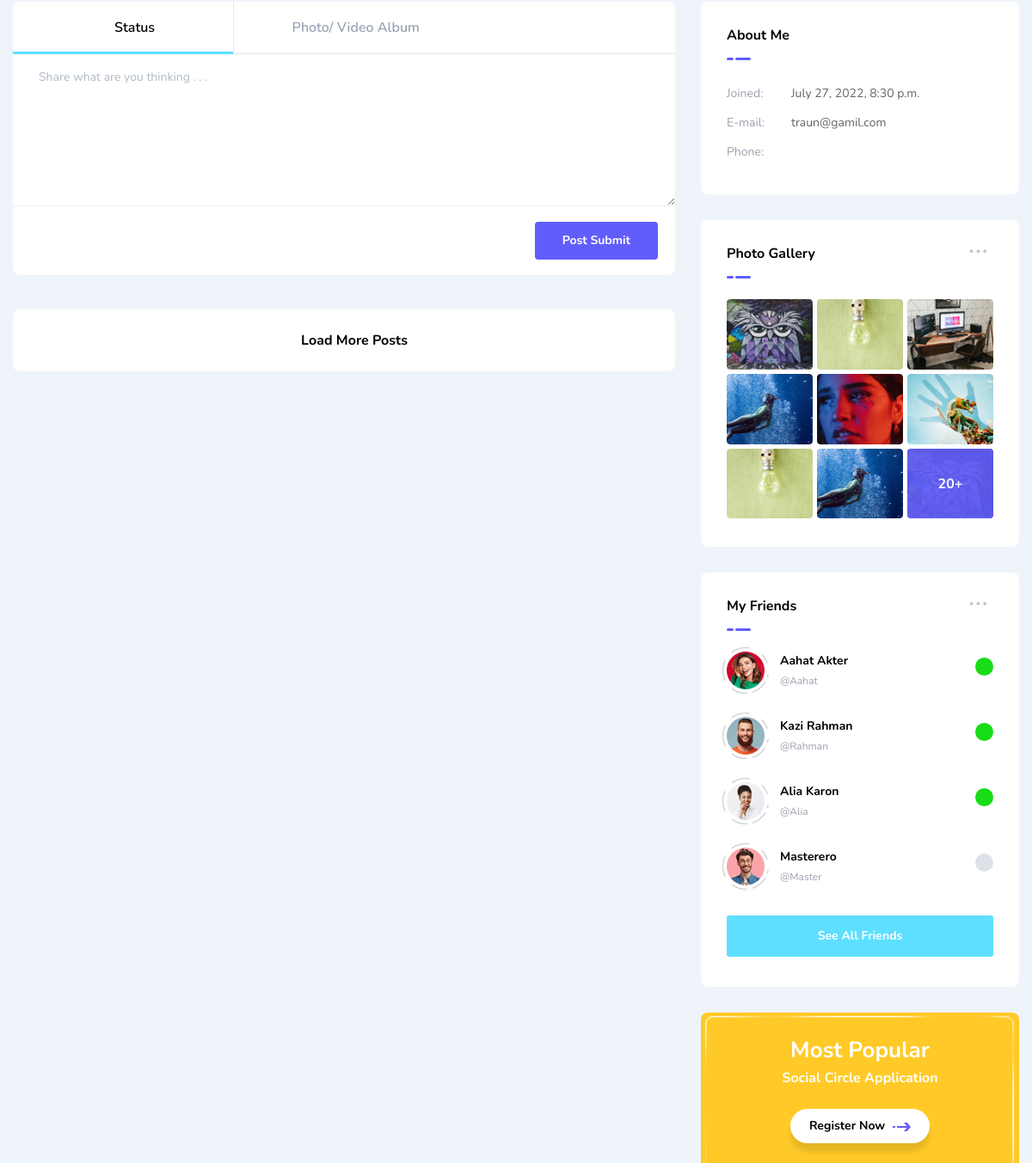
Before: /user-profile/ (signed in, middle part) with the older database file.
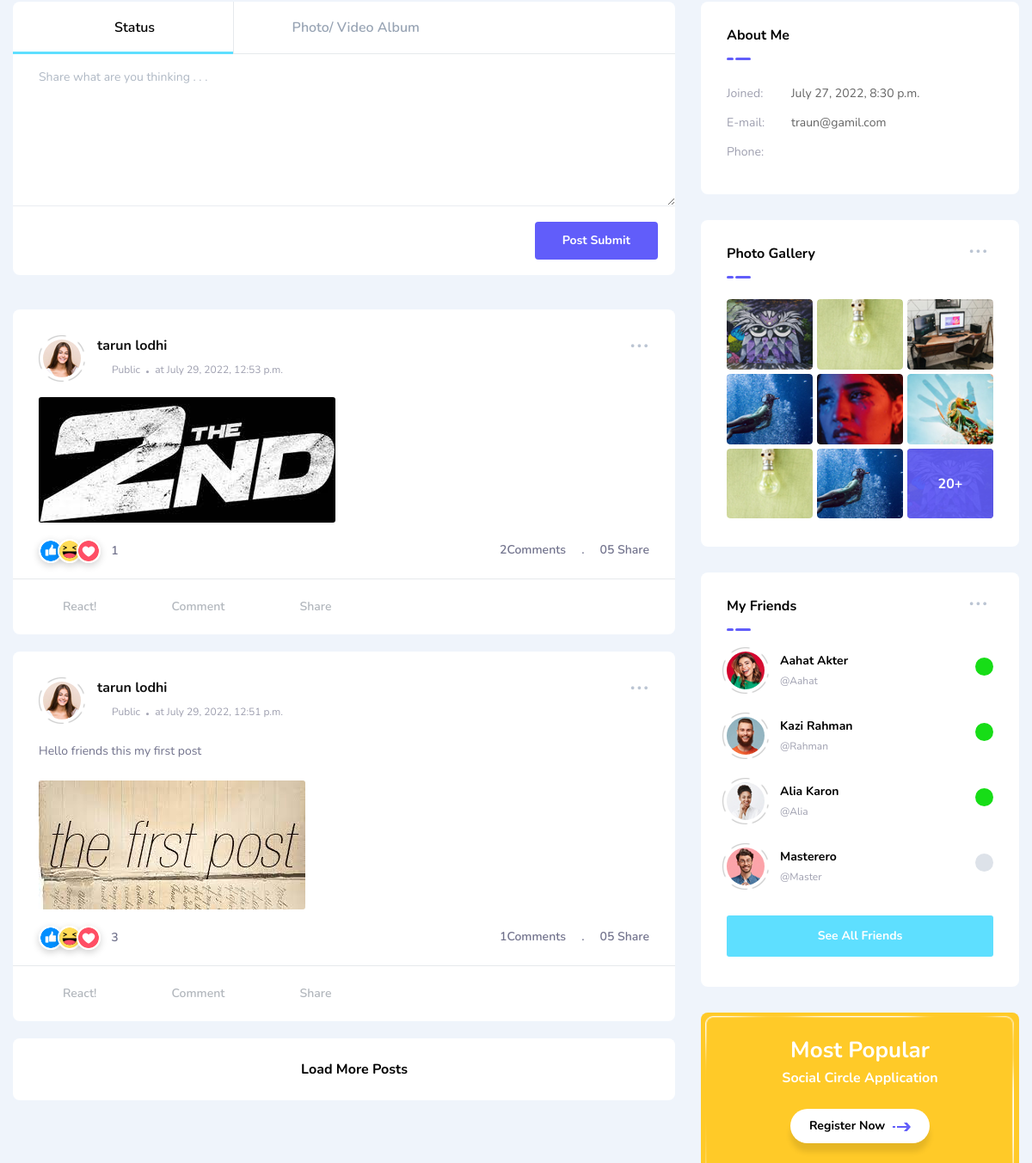
After: the same page with the newer database file.
### user_profile/models.py (models this page shows)
class UserPost(models.Model):
    user=models.ForeignKey(User,on_delete=models.CASCADE,related_name='userpost')
    post_text=models.TextField(blank=True,null=True)
    image=models.ImageField(upload_to='post',blank=True,null =True)
    created_at=models.DateTimeField(auto_now_add=True)
    update_at=models.DateTimeField(auto_now=True)
    @property
    def created_at_ist(self):
        return self.created_at+timedelta(hours=5.5)
    @property
    def reactions(self):
        return PostReaction.objects.filter(post=self).count()
    @property
    def comments(self):
        return PostComment.objects.filter(post=self).count()

### user_profile/views.py (the view)
# urls.py: path('', include('user_profile.urls')),
def user_profile(request):
    profile = UserProfile.objects.filter(user=request.user).first()
    if profile:
        profile = profile.__dict__
        if profile.get('image'):
            profile['image'] = settings.MEDIA_URL+profile['image']
    else:
        profile={}
    friends = list(Friends.objects.filter(follow=request.user).values_list('following',flat=True))
    friends.append(request.user.id)
    user_posts= UserPost.objects.filter(user__id__in=friends).order_by('-created_at')
    return render(request,'user-timeline.html',context={"profile":profile,'posts':user_posts})

### templates/user-timeline.html (shortened to what this page needs)
{% load static %}
<!DOCTYPE html>
<html class="no-js" lang="">
<head>
    <link rel="stylesheet" href="{% static 'dependencies/bootstrap/css/bootstrap.min.css' %}">
    <link rel="stylesheet" href="{% static 'dependencies/icofont/icofont.min.css' %}">
    <link rel="stylesheet" href="{% static 'dependencies/slick-carousel/css/slick.css' %}">
    <link rel="stylesheet" href="{% static 'dependencies/slick-carousel/css/slick-theme.css' %}">
    <link rel="stylesheet" href="{% static 'dependencies/magnific-popup/css/magnific-popup.css' %}">
    <link rel="stylesheet" href="{% static 'dependencies/sal.js/sal.css' %}">
    <link rel="stylesheet" href="{% static 'dependencies/mcustomscrollbar/jquery.mCustomScrollbar.min.css' %}">
    <link rel="stylesheet" href="{% static 'dependencies/select2/css/select2.min.css' %}">
    <link rel="stylesheet" href="{% static 'assets/css/app.css' %}">
</head>
<body class="bg-link-water">
    <div id="wrapper" class="wrapper">
        <div class="page-content">
            <div class="container">
                <div class="row">
                    <div class="col-lg-8">
                        <div class="block-box post-input-tab">
                            <ul class="nav nav-tabs" role="tablist">
                                <li class="nav-item" role="presentation" data-toggle="tooltip" data-placement="top" title="STATUS">
                                    <a class="nav-link active" data-toggle="tab" href="#post-status" role="tab" aria-selected="true"><i class="icofont-copy"></i>Status</a>
                                </li>
                                <li class="nav-item" role="presentation" data-toggle="tooltip" data-placement="top" title="MEDIA">
                                    <a class="nav-link" data-toggle="tab" href="#post-media" role="tab" aria-selected="false"><i class="icofont-image"></i>Photo/ Video Album</a>
                                </li>
                            </ul>
                            <div class="tab-content">
                                <div class="tab-pane fade show active" id="post-status" role="tabpanel">
                                    <textarea name="status-input" id="status-input1" class="form-control textarea" placeholder="Share what are you thinking . . ." cols="30" rows="6"></textarea>
                                </div>
                            </div>
                            <div class="post-footer">
                                <div class="insert-btn">
                                    <a href="#"><i class="icofont-photobucket"></i></a>
                                    <a href="#"><i class="icofont-tags"></i></a>
                                    <a href="#"><i class="icofont-location-pin"></i></a>
                                </div>
                                <div class="submit-btn">
                                    <a href="#">Post Submit</a>
                                </div>
                            </div>
                        </div>
                        {% for post in posts %}
                        <div class="block-box post-view">
                            <div class="post-header">
                                <div class="media">
                                    <div class="user-img">
                                        <img src="{% static 'media/figure/chat_5.jpg' %}" alt="Aahat">
                                    </div>
                                    <div class="media-body">
                                        <div class="user-title"><a href="user-timeline.html">{{post.user.first_name}} {{post.user.last_name}}</a></div>
                                        <ul class="entry-meta">
                                            <li class="meta-privacy"><i class="icofont-world"></i>Public</li>
                                            <li class="meta-time">at {{post.created_at_ist}}</li>
                                        </ul>
                                    </div>
                                </div>
                                {% if request.user == post.user %}
                                <div class="dropdown">
                                    <button class="dropdown-toggle" type="button" data-toggle="dropdown" aria-expanded="false">
                                        ...
                                    </button>
                                </div>
                                {% endif %}
                            </div>
                            <div class="post-body">
                                {% if post.post_text %}
                                <p>{{post.post_text}} <i class="icofont-wink-smile"></i></p>
                                {% endif %}
                                {% if post.image %}
                                <div class="post-img">
                                    <img src="/media/{{post.image}}" alt="Post">
                                </div>
                                {% endif %}
                                <div class="post-meta-wrap">
                                    <div class="post-meta">
                                        <div class="post-reaction">
                                            <div class="reaction-icon">
                                                <img src="{% static 'media/figure/reaction_1.png' %}" alt="icon">
                                                <img src="{% static 'media/figure/reaction_2.png' %}" alt="icon">
                                                <img src="{% static 'media/figure/reaction_3.png' %}" alt="icon">
                                            </div>
                                            <div class="meta-text">{{post.reactions}}</div>
                                        </div>
                                    </div>
                                    <div class="post-meta">
                                        <div class="meta-text">{{post.comments}}Comments</div>
                                        <div class="meta-text">05 Share</div>
                                    </div>
                                </div>
                            </div>
                            <div class="post-footer">
                                <ul>
                                    <li class="post-react">
                                        <a href="#"><i class="icofont-thumbs-up"></i>React!</a>
                                    </li>
                                    <li><a href="#"><i class="icofont-comment"></i>Comment</a></li>
                                    <li class="post-share">
                                        <a href="javascript:void(0);" class="share-btn"><i class="icofont-share"></i>Share</a>
                                    </li>
                                </ul>
                            </div>
                        </div>
                        {% endfor %}
                        <div class="block-box load-more-btn">
                            <a href="#" class="item-btn"><i class="icofont-refresh"></i>Load More Posts</a>
                        </div>
                    </div>
                    <div class="col-lg-4 widget-block widget-break-lg">
                        <div class="widget widget-user-about">
                            <div class="widget-heading">
                                <h3 class="widget-title">About Me</h3>
                            </div>
                            <div class="user-info">
                                <ul class="info-list">
                                    <li><span>Joined:</span>{{request.user.date_joined}}</li>
                                    <li><span>E-mail:</span>{{request.user.email}}</li>
                                    <li><span>Phone:</span>{{request.user.phone_number}}</li>
                                </ul>
                            </div>
                        </div>
                        <div class="widget widget-gallery">
                            <div class="widget-heading">
                                <h3 class="widget-title">Photo Gallery</h3>
                                <div class="dropdown">
                                    <button class="dropdown-toggle" type="button" data-toggle="dropdown" aria-expanded="false">
                                        ...
                                    </button>
                                </div>
                            </div>
                            <ul class="photo-list">
                                <li><a href="#"><img src="{% static 'media/figure/widget_gallery1.jpg' %}" alt="Gallery"></a></li>
                                <li><a href="#"><img src="{% static 'media/figure/widget_gallery2.jpg' %}" alt="Gallery"></a></li>
                                <li><a href="#"><img src="{% static 'media/figure/widget_gallery3.jpg' %}" alt="Gallery"></a></li>
                                <li><a href="#"><img src="{% static 'media/figure/widget_gallery4.jpg' %}" alt="Gallery"></a></li>
                                <li><a href="#"><img src="{% static 'media/figure/widget_gallery5.jpg' %}" alt="Gallery"></a></li>
                                <li><a href="#"><img src="{% static 'media/figure/widget_gallery6.jpg' %}" alt="Gallery"></a></li>
                                <li><a href="#"><img src="{% static 'media/figure/widget_gallery2.jpg' %}" alt="Gallery"></a></li>
                                <li><a href="#"><img src="{% static 'media/figure/widget_gallery4.jpg' %}" alt="Gallery"></a></li>
                                <li><a href="#" data-photo="20+"><img src="{% static 'media/figure/widget_gallery1.jpg' %}" alt="Gallery"></a></li>
                            </ul>
                        </div>
                        <div class="widget widget-memebers">
                            <div class="widget-heading">
                                <h3 class="widget-title">My Friends</h3>
                                <div class="dropdown">
                                    <button class="dropdown-toggle" type="button" data-toggle="dropdown" aria-expanded="false">
                                        ...
                                    </button>
                                </div>
                            </div>
                            <div class="members-list">
                                <div class="media">
                                    <div class="item-img">
                                        <a href="#">
                                            <img src="{% static 'media/figure/chat_1.jpg' %}" alt="Chat">
                                        </a>
                                    </div>
                                    <div class="media-body">
                                        <h4 class="item-title"><a href="#">Aahat Akter</a></h4>
                                        <div class="item-username">@Aahat </div>
                                        <div class="member-status online"><i class="icofont-check"></i></div>
                                    </div>
                                </div>
                                <div class="media">
                                    <div class="item-img">
                                        <a href="#">
                                            <img src="{% static 'media/figure/chat_2.jpg' %}" alt="Chat">
                                        </a>
                                    </div>
                                    <div class="media-body">
                                        <h4 class="item-title"><a href="#">Kazi Rahman</a></h4>
                                        <div class="item-username">@Rahman</div>
                                        <div class="member-status online"><i class="icofont-check"></i></div>
                                    </div>
                                </div>
                                <div class="media">
                                    <div class="item-img">
                                        <a href="#">
                                            <img src="{% static 'media/figure/chat_3.jpg' %}" alt="Chat">
                                        </a>
                                    </div>
                                    <div class="media-body">
                                        <h4 class="item-title"><a href="#">Alia Karon</a></h4>
                                        <div class="item-username">@Alia</div>
                                        <div class="member-status online"><i class="icofont-check"></i></div>
                                    </div>
                                </div>
                                <div class="media">
                                    <div class="item-img">
                                        <a href="#">
                                            <img src="{% static 'media/figure/chat_4.jpg' %}" alt="Chat">
                                        </a>
                                    </div>
                                    <div class="media-body">
                                        <h4 class="item-title"><a href="#">Masterero</a></h4>
                                        <div class="item-username">@Master</div>
                                        <div class="member-status offline"><i class="icofont-check"></i></div>
                                    </div>
                                </div>
                            </div>
                            <div class="see-all-btn">
                                <a href="#" class="item-btn">See All Friends</a>
                            </div>
                        </div>
                        <div class="widget widget-banner">
                            <h3 class="item-title">Most Popular</h3>
                            <div class="item-subtitle">Social Circle Application</div>
                            <a href="#" class="item-btn">
                                <span class="btn-text">Register Now</span>
                                <span class="btn-icon">
                                </span>
                            </a>
                        </div>
                    </div>
                </div>
            </div>
        </div>
    </div>
</body>
</html>

Changed rows visible on the page:
added UserPost: user.first_name "tarun", user.last_name "lodhi", created_at_ist "July 29, 2022, 12:53 p.m.", image (picture), reactions "1", comments "2"
added UserPost: user.first_name "tarun", user.last_name "lodhi", created_at_ist "July 29, 2022, 12:51 p.m.", post_text "Hello friends this my first post", image (picture), reactions "3", comments "1"
